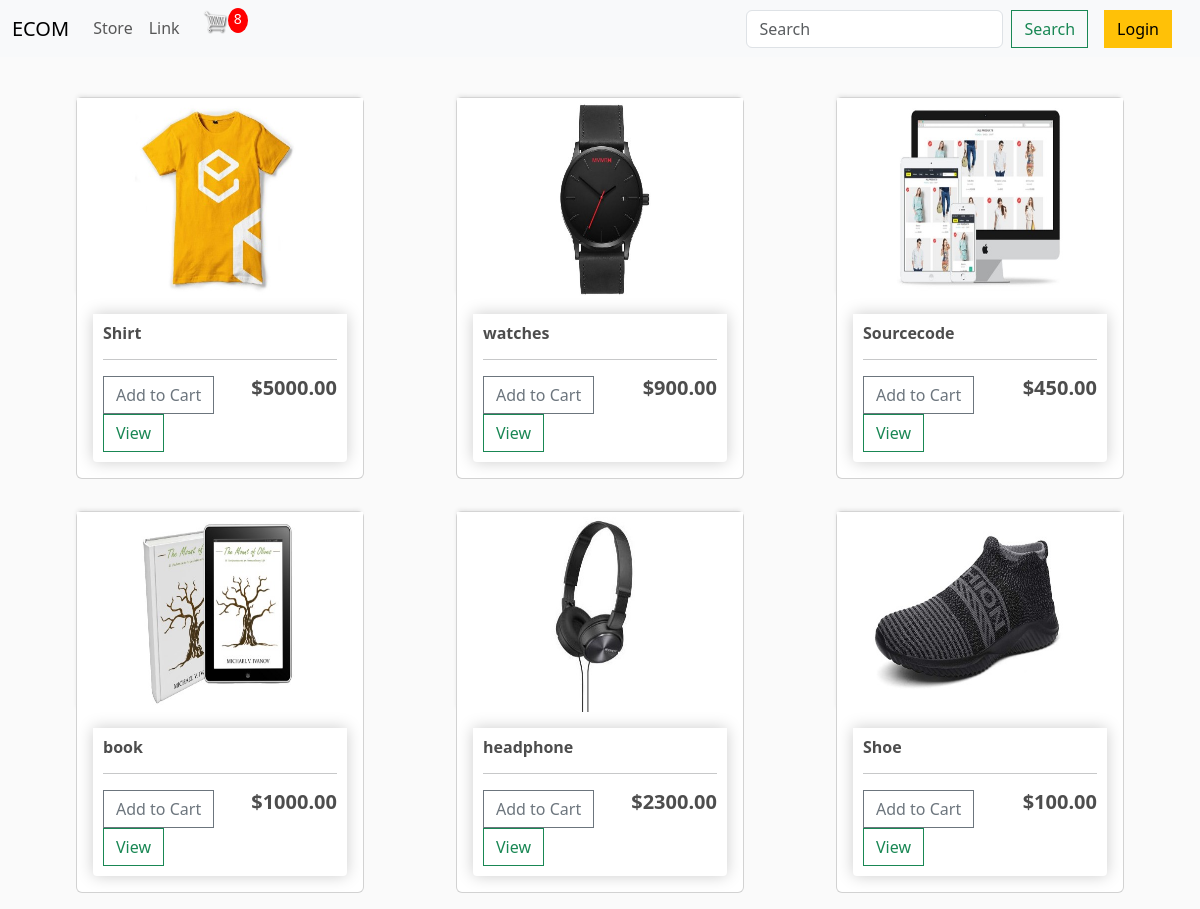
The app's page / (signed in) with its own data.
### store/models.py (models this page shows, shortened)
class Product(models.Model):
	name = models.CharField(max_length=200)
	price = models.DecimalField(max_digits=7, decimal_places=2)
	digital = models.BooleanField(default=False,null=True, blank=True)
	image = models.ImageField(null=True, blank=True)
	@property
	def imageURL(self):
		try:
			url = self.image.url
		except:
			url = ''
		return url

### store/views.py (the view)
# urls.py: path('', include('store.urls'))
def store(request):
    data = cartData(request)
    cartItems = data['cartItems']
    products = Product.objects.all()
    context = {'products':products, 'cartItems':cartItems}
    return render(request, 'store/store.html', context)

### store/models.py (called while the page is built)
	@property
	def get_cart_items(self):
		orderitems = self.orderitem_set.all()
		total = sum([item.quantity for item in orderitems])
		return total

### store/utils.py (called while the page is built)
def cartData(request):
    if request.user.is_authenticated:
        customer = request.user.customer
        order, created =Order.objects.get_or_create(customer=customer, complete=False)
        items = order.orderitem_set.all()
        cartItems=order.get_cart_items
    else:
        cookieData = cookieCart(request)
        cartItems = cookieData['cartItems']
        order = cookieData['order']
        items = cookieData['items']
    return {'items':items, 'order':order, 'cartItems':cartItems}

### store/templates/store/store.html
{% extends 'store/main.html' %}
{% load static %}
{% block content %}
	<div class="row">
		{% for product in products %}
		<div class="col-lg-4 col-md-6 col-sm-12 my-3  d-flex justify-content-center">
			<div class="card" style="width: 18rem;">
				<img src="{{product.imageURL}}" class="thumbnail" alt="...">
				<div class="card-body">
					<div class="box-element product">
						<h6><strong>{{product.name}}</strong></h6>
						<hr>
						<div class="d-flex justify-content-between">
							<div>
								<button data-product="{{product.id}}" data-action="add" class="btn btn-outline-secondary add-btn update-cart">Add to Cart</button>
								<a class="btn btn-outline-success" href="#">View</a>
							</div>
							<div>
								<h5 style="display: inline-block;"><strong>${{product.price}}</strong></h5>
							</div>
						</div>
					</div>
				</div>
			</div>
		</div>
		{% endfor %}
	</div>
{% endblock content %}

### static/css/main.css (style rules this page uses)
body { background-color: hsl(0, 0%, 98%); }
h1,h2,h3,h4,h5,h6 { color:hsl(0, 0%, 30%); }
.box-element { box-shadow:hsl(0, 0%, 80%) 0 0 16px; background-color: #fff; border-radius: 4px; padding: 10px; }
.thumbnail { width: 100%; height: 200px; -webkit-box-shadow: -1px -3px 5px -2px rgba(214,214,214,1); -moz-box-shadow: -1px -3px 5px -2px rgba(214,214,214,1); box-shadow: -1px -3px 5px -2px rgba(214,214,214,1); }
.product { border-radius: 0 0 4px 4px; }
.col-lg-4, .col-lg-6, .col-lg-8, .col-lg-12 { margin-top: 10px; }
.btn { border-radius: 0; }

### records on screen
Product: imageURL (picture), name "Shirt", price "5000.00"
Product: imageURL (picture), name "watches", price "900.00"
Product: imageURL (picture), name "Sourcecode", price "450.00"
Product: imageURL (picture), name "book", price "1000.00"
Product: imageURL (picture), name "headphone", price "2300.00"
Product: imageURL (picture), name "Shoe", price "100.00"

### other values on screen
{{ cartItems }} "8"
